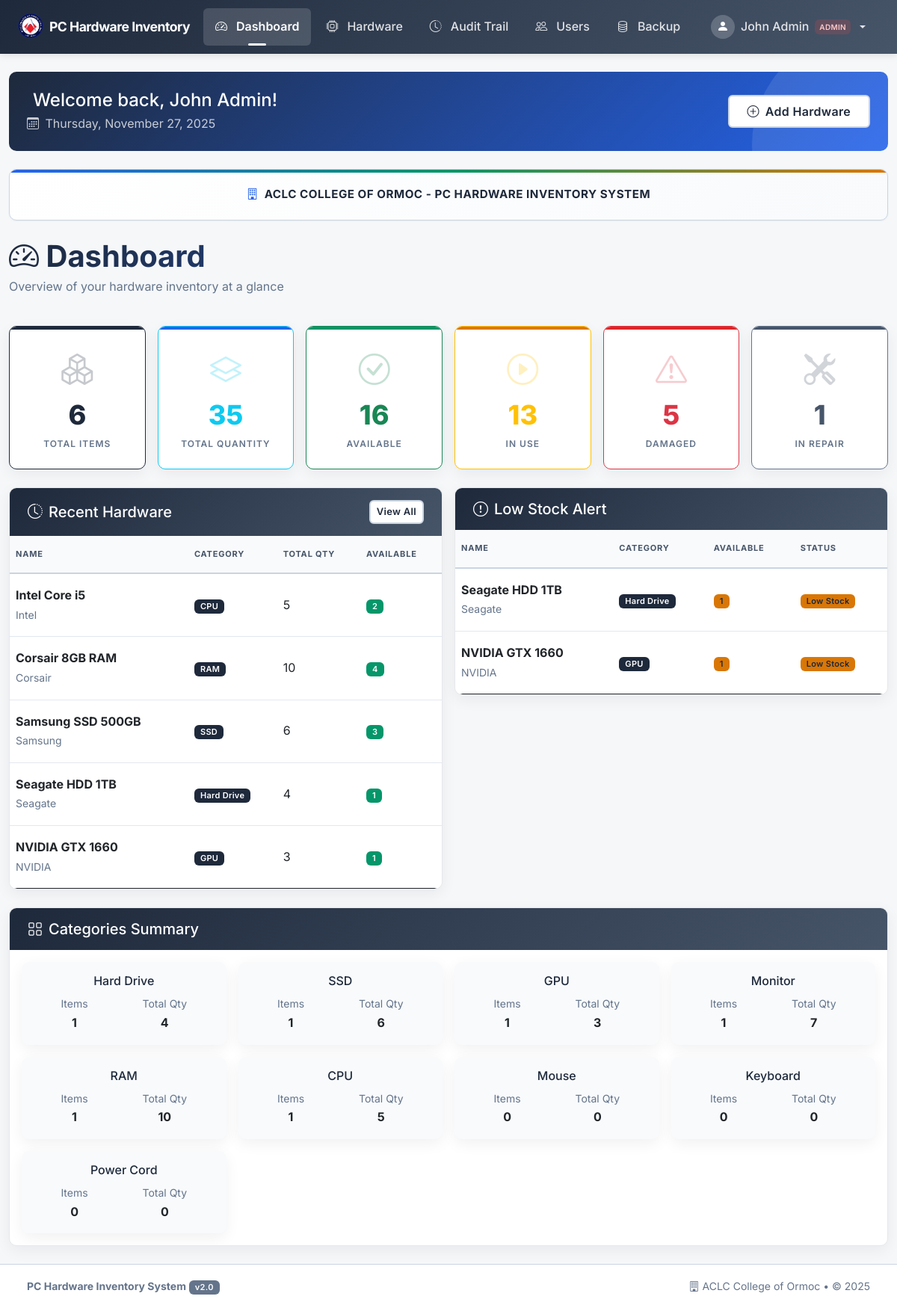
/dashboard.php (signed in), run on the app's committed database.
### tables this page shows
CREATE TABLE IF NOT EXISTS hardware (
    id INT AUTO_INCREMENT PRIMARY KEY,
    name VARCHAR(255) NOT NULL,
    category_id INT NOT NULL,
    type VARCHAR(100),
    brand VARCHAR(100),
    model VARCHAR(100),
    serial_number VARCHAR(100),
    total_quantity INT DEFAULT 0,
    unused_quantity INT DEFAULT 0,
    in_use_quantity INT DEFAULT 0,
    damaged_quantity INT DEFAULT 0,
    repair_quantity INT DEFAULT 0,
    location VARCHAR(100),
    date_added TIMESTAMP DEFAULT CURRENT_TIMESTAMP,
    deleted_at TIMESTAMP NULL DEFAULT NULL,
    FOREIGN KEY (category_id) REFERENCES categories(id),
    INDEX idx_hardware_deleted_at (deleted_at)
);

CREATE TABLE IF NOT EXISTS categories (
    id INT AUTO_INCREMENT PRIMARY KEY,
    name VARCHAR(100) NOT NULL UNIQUE,         
    description VARCHAR(255)
);

### config/security.php (called while the page is built, shortened)
<?php
function escapeOutput($data) {
    return htmlspecialchars($data, ENT_QUOTES, 'UTF-8');
}
?>

### dashboard.php (the view, shortened to what this page needs)
<?php
require_once 'config/security.php';
$conn = getDBConnection();
$stats = [
    'total_hardware' => 0,
    'total_quantity' => 0,
    'in_use' => 0,
    'available' => 0,
    'damaged' => 0,
    'repair' => 0
];
$result = $conn->query("SELECT COUNT(*) as count FROM hardware WHERE deleted_at IS NULL");
if ($row = $result->fetch_assoc()) {
    $stats['total_hardware'] = $row['count'];
}
$result = $conn->query("SELECT SUM(total_quantity) as total, SUM(in_use_quantity) as in_use,
                        SUM(unused_quantity) as available, SUM(damaged_quantity) as damaged,
                        SUM(repair_quantity) as repair FROM hardware WHERE deleted_at IS NULL");
if ($row = $result->fetch_assoc()) {
    $stats['total_quantity'] = $row['total'] ?? 0;
    $stats['in_use'] = $row['in_use'] ?? 0;
    $stats['available'] = $row['available'] ?? 0;
    $stats['damaged'] = $row['damaged'] ?? 0;
    $stats['repair'] = $row['repair'] ?? 0;
}
$recentHardware = [];
$result = $conn->query("SELECT h.*, c.name as category_name FROM hardware h
                       LEFT JOIN categories c ON h.category_id = c.id
                       WHERE h.deleted_at IS NULL
                       ORDER BY h.date_added DESC LIMIT 5");
while ($row = $result->fetch_assoc()) {
    $recentHardware[] = $row;
}
$lowStock = [];
$result = $conn->query("SELECT h.*, c.name as category_name FROM hardware h
                       LEFT JOIN categories c ON h.category_id = c.id
                       WHERE h.unused_quantity < 2 AND h.total_quantity > 0 AND h.deleted_at IS NULL
                       ORDER BY h.unused_quantity ASC LIMIT 5");
while ($row = $result->fetch_assoc()) {
    $lowStock[] = $row;
}
$categories = [];
$result = $conn->query("SELECT c.name, COUNT(h.id) as count, SUM(h.total_quantity) as total
                       FROM categories c
                       LEFT JOIN hardware h ON c.id = h.category_id AND h.deleted_at IS NULL
                       GROUP BY c.id, c.name
                       ORDER BY count DESC");
while ($row = $result->fetch_assoc()) {
    $categories[] = $row;
}
include 'includes/header.php';
?>
<div class="row mb-4">
    <div class="col-12">
        <div class="welcome-banner mb-4">
            <div class="d-flex flex-column flex-md-row justify-content-between align-items-start align-items-md-center">
                <div>
                    <h2 class="mb-1">
                        Welcome back, <?php echo escapeOutput($_SESSION['full_name']); ?>!
                    </h2>
                    <p class="mb-0 opacity-75">
                        <i class="bi bi-calendar3 me-1" aria-hidden="true"></i>
                        <?php echo date('l, F j, Y'); ?>
                    </p>
                </div>
                <div class="mt-3 mt-md-0">
                    <a href="<?php echo BASE_PATH; ?>pages/hardware.php" class="btn btn-light">
                        <i class="bi bi-plus-circle me-1" aria-hidden="true"></i>
                        Add Hardware
                    </a>
                </div>
            </div>
        </div>
        <div class="system-branding">
            <h6><i class="bi bi-building" aria-hidden="true"></i> ACLC COLLEGE OF ORMOC - PC HARDWARE INVENTORY SYSTEM</h6>
        </div>
        <h1 class="text-gradient mb-1">
            <i class="bi bi-speedometer2" aria-hidden="true"></i> Dashboard
        </h1>
        <p class="text-muted">Overview of your hardware inventory at a glance</p>
    </div>
</div>
<div class="row g-3 mb-4" role="region" aria-label="Inventory Statistics">
    <div class="col-md-4 col-lg-2">
        <div class="card stat-card border-primary" role="article" aria-label="Total Items">
            <div class="card-body text-center">
                <i class="bi bi-boxes stat-icon text-primary" aria-hidden="true"></i>
                <div class="stat-value text-primary"><?php echo $stats['total_hardware']; ?></div>
                <div class="stat-label">Total Items</div>
            </div>
        </div>
    </div>
    <div class="col-md-4 col-lg-2">
        <div class="card stat-card border-info" role="article" aria-label="Total Quantity">
            <div class="card-body text-center">
                <i class="bi bi-layers stat-icon text-info" aria-hidden="true"></i>
                <div class="stat-value text-info"><?php echo $stats['total_quantity']; ?></div>
                <div class="stat-label">Total Quantity</div>
            </div>
        </div>
    </div>
    <div class="col-md-4 col-lg-2">
        <div class="card stat-card border-success" role="article" aria-label="Available Items">
            <div class="card-body text-center">
                <i class="bi bi-check-circle stat-icon text-success" aria-hidden="true"></i>
                <div class="stat-value text-success"><?php echo $stats['available']; ?></div>
                <div class="stat-label">Available</div>
            </div>
        </div>
    </div>
    <div class="col-md-4 col-lg-2">
        <div class="card stat-card border-warning" role="article" aria-label="Items In Use">
            <div class="card-body text-center">
                <i class="bi bi-play-circle stat-icon text-warning" aria-hidden="true"></i>
                <div class="stat-value text-warning"><?php echo $stats['in_use']; ?></div>
                <div class="stat-label">In Use</div>
            </div>
        </div>
    </div>
    <div class="col-md-4 col-lg-2">
        <div class="card stat-card border-danger" role="article" aria-label="Damaged Items">
            <div class="card-body text-center">
                <i class="bi bi-exclamation-triangle stat-icon text-danger" aria-hidden="true"></i>
                <div class="stat-value text-danger"><?php echo $stats['damaged']; ?></div>
                <div class="stat-label">Damaged</div>
            </div>
        </div>
    </div>
    <div class="col-md-4 col-lg-2">
        <div class="card stat-card border-secondary" role="article" aria-label="Items In Repair">
            <div class="card-body text-center">
                <i class="bi bi-tools stat-icon text-secondary" aria-hidden="true"></i>
                <div class="stat-value text-secondary"><?php echo $stats['repair']; ?></div>
                <div class="stat-label">In Repair</div>
            </div>
        </div>
    </div>
</div>
<div class="row g-3">
    <div class="col-lg-6">
        <div class="card table-card">
            <div class="card-header d-flex justify-content-between align-items-center">
                <h5 class="mb-0"><i class="bi bi-clock-history"></i> Recent Hardware</h5>
                <a href="<?php echo BASE_PATH; ?>pages/hardware.php" class="btn btn-sm btn-light">View All</a>
            </div>
            <div class="card-body p-0">
                <div class="table-responsive">
                    <table class="table table-hover mb-0">
                        <thead>
                            <tr>
                                <th>Name</th>
                                <th>Category</th>
                                <th>Total Qty</th>
                                <th>Available</th>
                            </tr>
                        </thead>
                        <tbody>
                            <?php if (empty($recentHardware)): ?>
                            <tr>
                                <td colspan="4" class="text-center text-muted py-4">No hardware found</td>
                            </tr>
                            <?php else: ?>
                            <?php foreach ($recentHardware as $item): ?>
                            <tr>
                                <td>
                                    <strong><?php echo escapeOutput($item['name']); ?></strong>
                                    <?php if (!empty($item['brand'])): ?>
                                    <br><small class="text-muted"><?php echo escapeOutput($item['brand']); ?></small>
                                    <?php endif; ?>
                                </td>
                                <td><span class="badge bg-primary"><?php echo escapeOutput($item['category_name']); ?></span></td>
                                <td><?php echo $item['total_quantity']; ?></td>
                                <td><span class="badge bg-success"><?php echo $item['unused_quantity']; ?></span></td>
                            </tr>
                            <?php endforeach; ?>
                            <?php endif; ?>
                        </tbody>
                    </table>
                </div>
            </div>
        </div>
    </div>
    <div class="col-lg-6">
        <div class="card table-card">
            <div class="card-header">
                <h5 class="mb-0"><i class="bi bi-exclamation-circle"></i> Low Stock Alert</h5>
            </div>
            <div class="card-body p-0">
                <div class="table-responsive">
                    <table class="table table-hover mb-0">
                        <thead>
                            <tr>
                                <th>Name</th>
                                <th>Category</th>
                                <th>Available</th>
                                <th>Status</th>
                            </tr>
                        </thead>
                        <tbody>
                            <?php if (empty($lowStock)): ?>
                            <tr>
                                <td colspan="4" class="text-center text-success py-4">
                                    <i class="bi bi-check-circle"></i> All items in stock!
                                </td>
                            </tr>
                            <?php else: ?>
                            <?php foreach ($lowStock as $item): ?>
                            <tr>
                                <td>
                                    <strong><?php echo escapeOutput($item['name']); ?></strong>
                                    <?php if (!empty($item['brand'])): ?>
                                    <br><small class="text-muted"><?php echo escapeOutput($item['brand']); ?></small>
                                    <?php endif; ?>
                                </td>
                                <td><span class="badge bg-primary"><?php echo escapeOutput($item['category_name']); ?></span></td>
                                <td><span class="badge bg-warning"><?php echo $item['unused_quantity']; ?></span></td>
                                <td>
                                    <?php if ($item['unused_quantity'] == 0): ?>
                                    <span class="badge bg-danger">Out of Stock</span>
                                    <?php else: ?>
                                    <span class="badge bg-warning">Low Stock</span>
                                    <?php endif; ?>
                                </td>
                            </tr>
                            <?php endforeach; ?>
                            <?php endif; ?>
                        </tbody>
                    </table>
                </div>
            </div>
        </div>
    </div>
</div>
<div class="row mt-4">
    <div class="col-12">
        <div class="card table-card">
            <div class="card-header">
                <h5 class="mb-0"><i class="bi bi-grid"></i> Categories Summary</h5>
            </div>
            <div class="card-body">
                <div class="row g-3">
                    <?php foreach ($categories as $category): ?>
                    <div class="col-md-3">
                        <div class="card border-0 bg-light">
                            <div class="card-body text-center">
                                <h6 class="text-primary mb-2"><?php echo escapeOutput($category['name']); ?></h6>
                                <div class="d-flex justify-content-around">
                                    <div>
                                        <small class="text-muted">Items</small>
                                        <div class="fw-bold"><?php echo $category['count'] ?? 0; ?></div>
                                    </div>
                                    <div>
                                        <small class="text-muted">Total Qty</small>
                                        <div class="fw-bold"><?php echo $category['total'] ?? 0; ?></div>
                                    </div>
                                </div>
                            </div>
                        </div>
                    </div>
                    <?php endforeach; ?>
                </div>
            </div>
        </div>
    </div>
</div>
<?php include 'includes/footer.php'; ?>

### data on the page
hardware: name "Intel Core i5", brand "Intel", category.name "CPU", total_quantity "5", unused_quantity "2"
hardware: name "Corsair 8GB RAM", brand "Corsair", category.name "RAM", total_quantity "10", unused_quantity "4"
hardware: name "Samsung SSD 500GB", brand "Samsung", category.name "SSD", total_quantity "6", unused_quantity "3"
hardware: name "Seagate HDD 1TB", brand "Seagate", category.name "Hard Drive", total_quantity "4", unused_quantity "1", shows "Low Stock"
hardware: name "NVIDIA GTX 1660", brand "NVIDIA", category.name "GPU", total_quantity "3", unused_quantity "1", shows "Low Stock"

### other printed values
escapeOutput($_SESSION['full_name']) "John Admin"
escapeOutput(ucfirst($_SESSION['role'])) "ADMIN"
$stats['total_hardware'] "6"
$stats['total_quantity'] "35"
$stats['available'] "16"
$stats['in_use'] "13"
$stats['damaged'] "5"
$stats['repair'] "1"
escapeOutput($category['name']) "Hard Drive"
$category['count'] "1"
$category['total'] "4"
escapeOutput($category['name']) "SSD"
$category['total'] "6"
escapeOutput($category['name']) "GPU"
$category['total'] "3"
